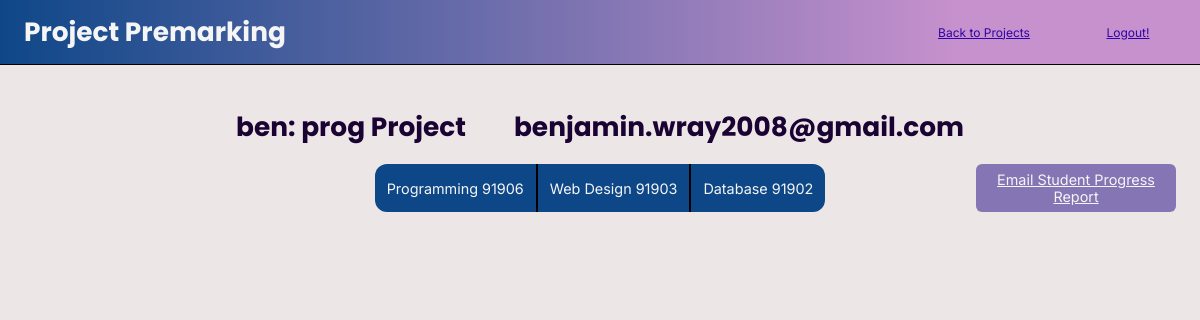
Page /project/1/1 (signed in) on the earlier database version.
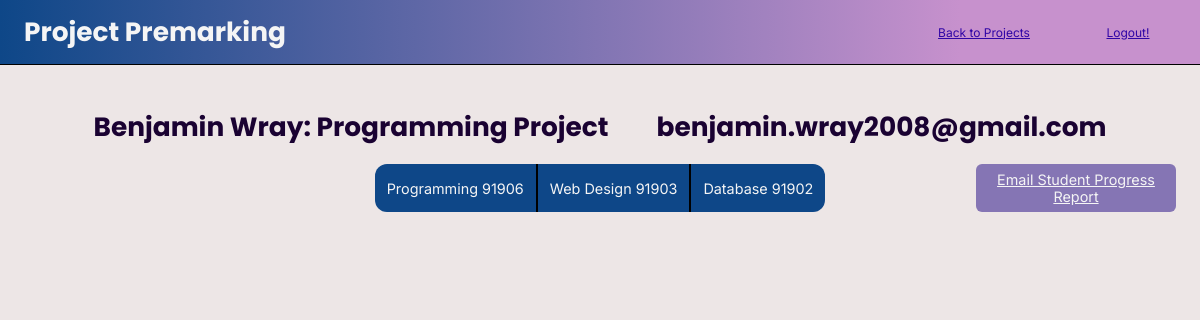
Same page on the later database version.
### server.py (models this page shows)
class Base(DeclarativeBase):
    pass

class User(Base):
    __tablename__ = 'User'
    id: Mapped[int] = mapped_column(primary_key=True)
    name: Mapped[str] = mapped_column(String(50))
    email: Mapped[str] = mapped_column(String(50))
    year_level: Mapped[int]
    admin: Mapped[bool]
    user_projects: Mapped[List["UserProject"]] = relationship(
        "UserProject", back_populates="user")

class Project(Base):
    __tablename__ = 'Project'
    id: Mapped[int] = mapped_column(primary_key=True)
    type: Mapped[str] = mapped_column(String(50))
    user_projects: Mapped[List["UserProject"]] = relationship(
        "UserProject", back_populates="project")
    standard_projects: Mapped[List["ProjectStandard"]] = relationship(
        "ProjectStandard", back_populates="project")

### server.py (the view, shortened to what this page needs)
@app.route('/project/<int:project_id>/<int:user_id>', methods=['POST', 'GET'])
@login_required
def project(project_id, user_id):
    UData, type, standards, snu = standard_data(project_id, user_id)
    return render_template('project.html',
                           standards=standards, type=type,
                           UData=UData, snu=snu, backto=True)

### server.py (called while the page is built)
@login_manager.user_loader
def load_user(user_id):
    query = select(Admin).where(Admin.id == user_id)
    with Session(engine) as session:
        obj = session.scalar(query)
    return obj

### templates/project.html (shortened to what this page needs)
{% extends 'layout.html' %} {% block content %}
<form method="POST">
  <div class="proj-page-layout">
    <div class="inline-div">
      <div class="name-type">
        <h1 class="proj-type">{{UData.name}}: {{type}} Project</h1>
        <h1>{{UData.email}}</h1>
      </div>
    </div>
    <div class="project-buttons">
      <div class='dropdown' id="dropdown">
        {% for standard in standards %}
        <button type="button" class="standard-buttons" data-standard="{{standard}}">{{standard}}</button>
        {% endfor %}
      </div>
      <button type="submit" class="email-student">Email Student Progress Report</button>
    </div>
  </div>
</form>
{% endblock %}

Differences in the rows shown:
changed User "benjamin.wray2008@gmail.com": name "ben" → "Benjamin Wray"
changed Project: type "prog" → "Programming"
